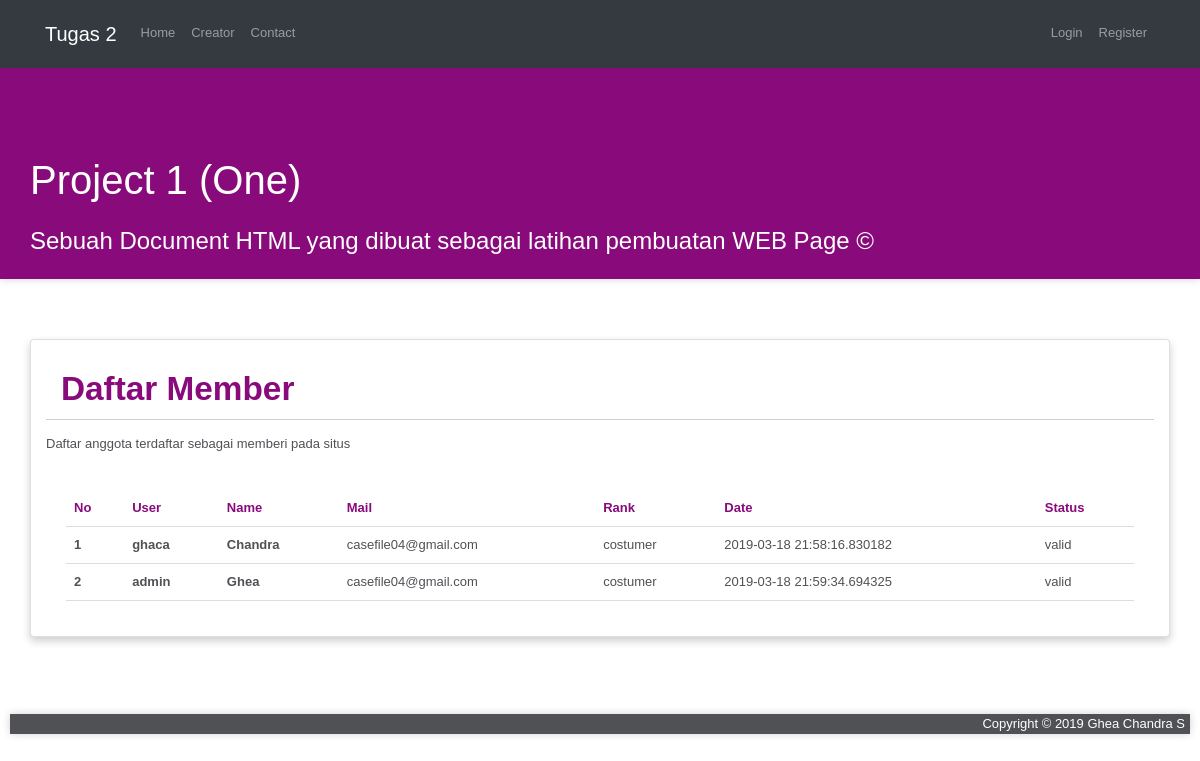
/user, run on the app's committed database.
### models.py (models this page shows, shortened)
class User(Base):
    __tablename__ = 'users'
    id = Column(Integer, primary_key=True)
    user = Column(String(50))
    name = Column(String(128))
    mail = Column(String(128))
    password = Column(String(128))
    rank = Column(String(50))
    date = Column(DateTime, default=datetime.utcnow)
    stat = Column(String(120))

### application.py (the view)
@app.route('/user')
def user():
    html_file='user'
    part={}
    page_data = Data_control()
    page_data.add('page_active', html_file)
    page_data.add('page_title', 'PJ1 | '+(html_file.title()))
    page_data.add('title', title)
    data_user = User.query.all()
    part["register"]    = False
    part["user_list"]   = True
    page_data.add('data_user', data_user)
    page_data.add('user_active', user)
    log_st='logged_in' if session.get('logged_in') == True else 'logged_out'
    HTML = render_template(html_file+'.html', title = title,  part=part, data = page_data.all())
    return f"{HTML}"

### application.py (called while the page is built)
@app.teardown_appcontext
def shutdown_session(exception=None):
    db_session.remove()

### control_center.py (called while the page is built)
    def add(self, name, content):
        self.data[name] = content

    def all(self):
        return self.data

### templates/user.html
{% extends 'register.html' %}
	{% block content_title %}Daftar Member{% endblock %}
	{% block content_Description %}Daftar anggota terdaftar sebagai memberi pada situs{% endblock %}

### templates/register.html (shortened to what this page needs)
{% extends 'base.html' %}
{% block content %}
  {% block list %}
    {% if part['user_list'] %}
      <div class="profile">
          <div class="container card">
              <div class="row">
                  <div class="col-lg-12">
                      <div class="profile_content">
                          <h2>{% block content_title %}Data Partisipan{% endblock %}</h2>
                          <p>{% block content_Description %}Berikut adalah data partisipan perkuliahan pemrograman web{% endblock %}</p>
                      </div>
                      <div class="data-tabel">
                          <table>
                              <thead>
                                  <tr>
                                      <td>No</td>
                                      <td>User</td>
                                      <td>Name</td>
                                      <td>Mail</td>
                                      <td>Rank</td>
                                      <td>Date</td>
                                      <td>Status</td>
                                  </tr>
                              </thead>
                              <tbody>
                                {% for user in data['data_user'] %}
                                    <tr {% if data["user_active"]==user.user %}style="background-color:red;color:white;"{% endif %}>
                                        <th scope="row">{{ user.id }}</th>
                                        <th>{{ user.user }}</th>
                                        <th>{{ user.name }}</th>
                                        <td> {{ user.mail }} </td>
                                        <td> {{ user.rank }} </td>
                                        <td> {{ user.date }} </td>
                                        <td> {{ user.stat }} </td>
                                    </tr>
                                {% endfor %}
                              </tbody>
                          </table>
                      </div>
                  </div>
              </div>
          </div>
      </div>
    {% endif %}
  {% endblock %}
{% endblock %}

### templates/base.html (shortened to what this page needs)
<!DOCTYPE html>
<html>
<head>
    <html lang="en">
    <link href="{{ url_for('static', filename='bootstrap.min.css') }}" rel="stylesheet" />
    <link href="{{ url_for('static', filename='style.css') }}" rel="stylesheet" />
    <link href="https://maxcdn.bootstrapcdn.com/font-awesome/4.7.0/css/font-awesome.min.css" rel="stylesheet">
    <link rel="stylesheet" href="https://use.fontawesome.com/releases/v5.1.0/css/all.css">
</head>
<body>
<nav class="navbar navbar-expand-lg navbar-dark bg-dark">
  <div class="container">
    <a class="navbar-brand" href="{{ url_for('index') }}">Tugas 2</a>
    <div class="collapse navbar-collapse" id="navbarsExample07">
      <ul class="navbar-nav mr-auto">
        <li class="nav-item {% if data['page_active']=="home" %}active{% endif %}">
          <a class="nav-link" href="{{ url_for('index') }}">Home</a>
        </li>
    {% if not session['logged_in'] %}
        <li class="nav-item {% if data['page_active']=="about" %}active{% endif %}">
          <a class="nav-link" href="{{ url_for('about') }}">Creator</a>
        </li>
        <li class="nav-item {% if data['page_active']=="contact" %}active{% endif %}">
          <a class="nav-link" href="{{ url_for('contact') }}">Contact</a>
        </li>
      </ul>
      <ul class="navbar-nav mr-right">
        <li class="nav-item">
          <a class="nav-link" data-toggle="modal" data-target="#myModal">Login</a>
        </li>
        <li class="nav-item">
          <a class="nav-link" href="{{ url_for('register') }}">Register</a>
        </li>
      </ul>
    {% endif %}
    </div>
  </div>
</nav>
    <header>
      <h1>{{ data['title'] }}</h1>
      <h4>Sebuah Document HTML yang dibuat sebagai latihan pembuatan WEB Page &copy;</h4>
    </header>
    {% block content %}{% endblock %}
            <footer>
        <a>Copyright &copy; 2019 Ghea Chandra S</a>
    </footer>
</body>
</html>

### static/style.css (style rules this page uses)
body { background-color: #fff; font: 13px / 20px normal Helvetica, Arial, sans-serif; color: #4F5155; }
header { padding: 15px; padding-top: 55pt; box-shadow: 0 0 8px #D0D0D0; color: white; background-color: #880a7b; }
header h4 { color: #ffffff; padding-right: 15px; padding-left: 15px; }
header h1 { padding: 15px; color: #ffffff; }
#begin h1, #begin h2, #begin h3, #container h1, #container h2, #container h3, .container h1, .container h2, .container h3 { padding: 14px 15px 10px 15px; }
#begin h1, #begin h2, #container h1, #container h2, .container h1, .container h2 { background-color: transparent; border-bottom: 1px solid #D0D0D0; font-size: 25pt; font-weight: bold; margin: 0 0 14px 0; }
#begin h1, #begin h2, #begin h3, #begin h4, #begin h5, #container h1, #container h2, #container h3, #container h4, #container h5, .container h1, .container h2, .container h3, .container h4, .container h5 { color: #880a7b; }
.box, .card { padding: 15px; max-width: 95%; }
.card { box-shadow: 0 4px 8px 0 rgba(0, 0, 0, 0.2); transition: 0.3s; }
a { color: #003399; background-color: transparent; font-weight: normal; }
.navbar { background: #222222; }
.nav-item::after { content: ''; display: block; width: 0px; height: 2px; background: #fec400; transition: 0.3s; }
.nav-link { padding: 15px 5px; transition: 0.3s; }
.profile { padding-top: 45pt; padding-bottom: 50pt; }
.profile_content h2 { color: #880a7b; }
footer { margin: 10px; background-color: #4F5155; box-shadow: 0 0 8px #D0D0D0; text-align: right; }
footer a { color: #fff !important; padding: 5px; }
table { border-collapse: collapse; width: 100%; }
th, td { padding: 8px; text-align: left; border-bottom: 1px solid #ddd; }
.data-tabel { padding: 20px; }
thead { color: #880a7b; font-weight: bold; }

### data on the page
User: id "1", user "ghaca", name "Chandra", mail "casefile04@gmail.com", rank "costumer", date "2019-03-18 21:58:16.830182", stat "valid"
User: id "2", user "admin", name "Ghea", mail "casefile04@gmail.com", rank "costumer", date "2019-03-18 21:59:34.694325", stat "valid"

### other printed values
{{ data['title'] }} "Project 1 (One)"
